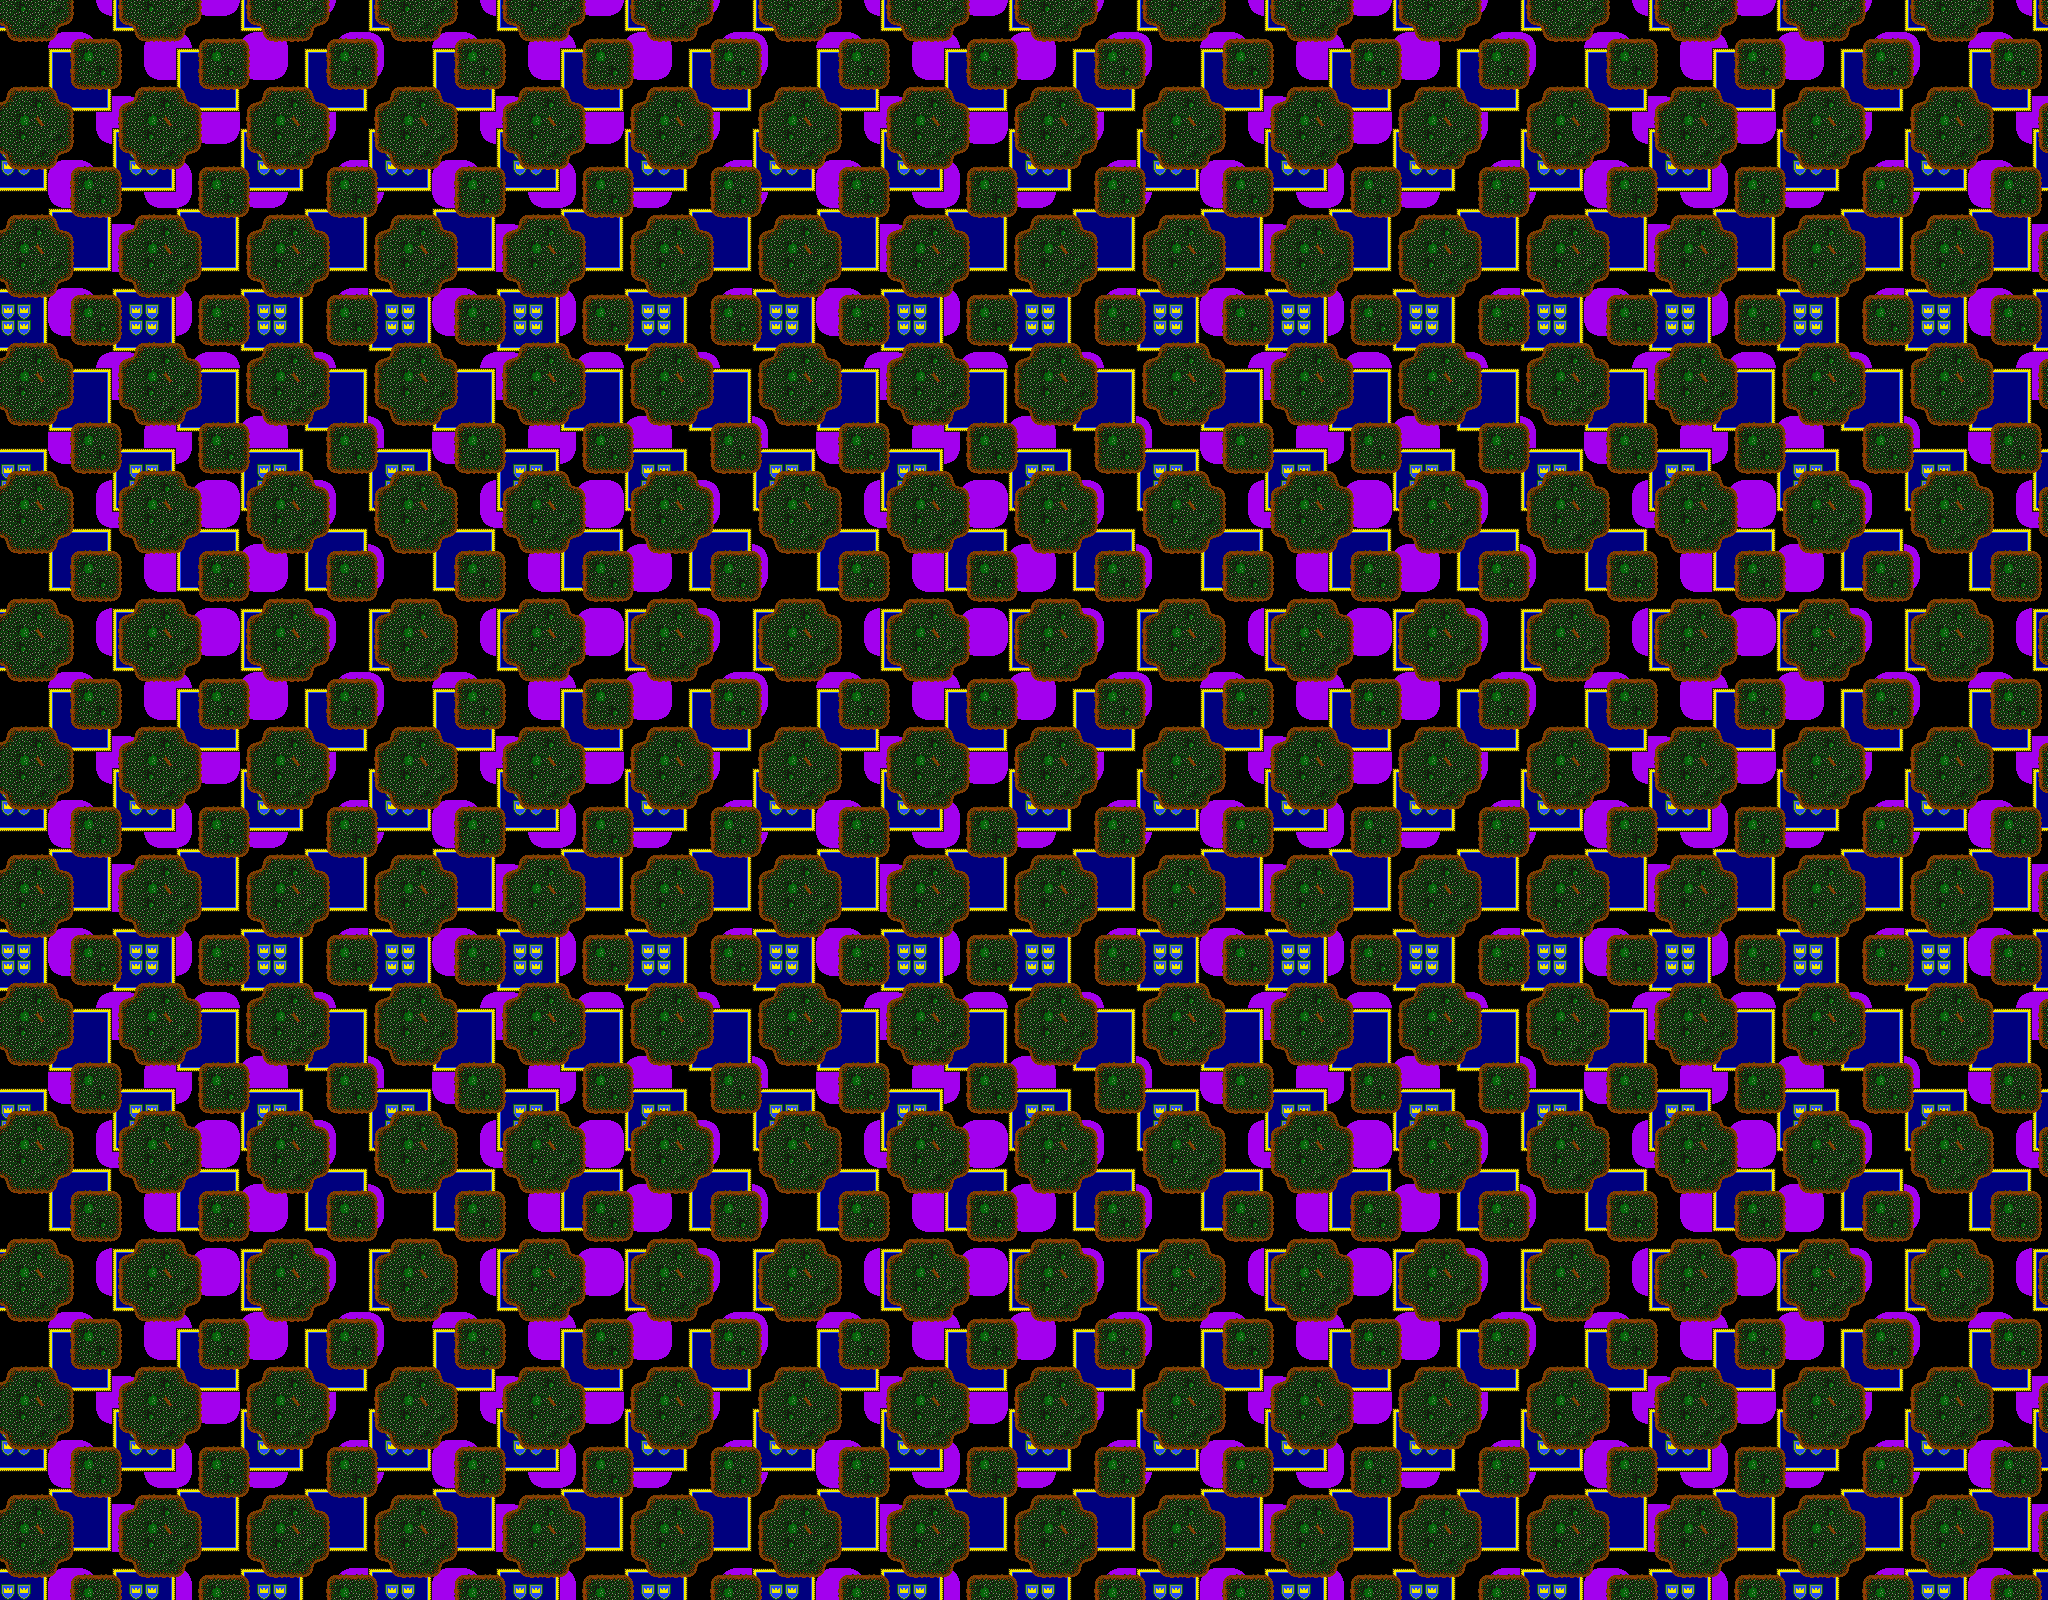

Below is a game level as drawn by its tile map, then a one-line description and the .tmx that defines it (tile-layer data replaced by summaries):
An orthogonal 128x100 tile map with 16x16 px tiles, 3 tile layers (BG1, BG2, BG3).

<map version="1.2" tiledversion="1.3.2" orientation="orthogonal" renderorder="right-down" compressionlevel="-1" width="128" height="100" tilewidth="16" tileheight="16" infinite="0" nextlayerid="4" nextobjectid="1">
 <tileset firstgid="1" source="Tileset.tsx" />
 <layer id="1" name="BG1" width="128" height="100">
  <data>[12800 cells, 4799 non-empty, 5 distinct tile ids]</data>
 </layer>
 <layer id="2" name="BG2" width="128" height="100" locked="1">
  <data>[12800 cells, 5120 non-empty, 10 distinct tile ids]</data>
 </layer>
 <layer id="3" name="BG3" width="128" height="100">
  <data>[12800 cells, 9600 non-empty, 17 distinct tile ids]</data>
 </layer>
</map>
